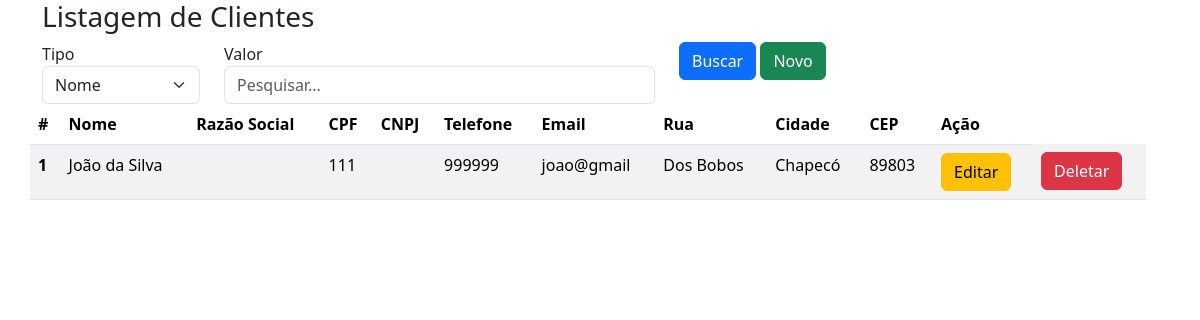
Screenshot of /cliente/ClienteList.php (signed in) with the database file from the repository.
### tables this page shows
CREATE TABLE IF NOT EXISTS `cliente` (
  `id` int NOT NULL AUTO_INCREMENT,
  `nome` varchar(50) NOT NULL DEFAULT '',
  `razao_social` varchar(100) DEFAULT '',
  `cpf` varchar(11) DEFAULT '',
  `cnpj` varchar(14) DEFAULT '',
  `telefone` varchar(20) NOT NULL DEFAULT '0',
  `email` varchar(50) NOT NULL DEFAULT '',
  `rua` varchar(50) NOT NULL DEFAULT '',
  `cidade` varchar(50) NOT NULL DEFAULT '',
  `cep` varchar(9) NOT NULL DEFAULT '',
  PRIMARY KEY (`id`) USING BTREE
);

### db.class.php (called while the page is built, shortened)
<?php
class db
{
    private $host     = 'localhost';
    private $user     = 'root';
    private $password = '';
    private $port     = '3306';
    private $dbname   = 'db_web_luiza_vitoria_banco';
    private $table_name = 'usuario';
    private $conn;
    public function __construct($table_name)
    {
        $this->table_name = $table_name;
        $this->conn = $this->connect();
    }
    private function connect()
    {
        try {
            return new PDO(
                "mysql:host=$this->host;dbname=$this->dbname;port=$this->port;charset=utf8",
                $this->user,
                $this->password,
                [
                    PDO::ATTR_ERRMODE => PDO::ERRMODE_EXCEPTION,
                ]
            );
        } catch (PDOException $e) {
            die('Erro na conexão: ' . $e->getMessage());
        }
    }
    public function all(){
        $sql = "SELECT * FROM $this->table_name";
        $st = $this->conn->prepare($sql);
        $st->execute();
        return $st->fetchAll(PDO::FETCH_CLASS);
    }
}

### cliente/ClienteList.php (the view, shortened to what this page needs)
<?php
include '../header.php';
include_once "../db.class.php";
$db = new db('cliente');
if (!empty($_POST)) {
    $dados = $db->search($_POST);
} else {
    $dados = $db->all();
}
?>
<div class="row">
    <div class="row">
        <form action="ClienteList.php" method="post">
            <div class="row">
                <h3> Listagem de Clientes</h3>
                <div class="col-2">
                    <label for="nome">Tipo</label>
                    <select name="tipo" class="form-select">
                        <option value="nome">Nome</option>
                    </select>
                </div>
                <div class="col-5">
                    <label for="email">Valor</label>
                    <input type="text" name="valor" placeholder="Pesquisar..." class="form-control" value="">
                </div>
                <div class="col-5">
                    <button type="submit" class="btn btn-primary">Buscar</button>
                    <a href="./ClienteForm.php" class="btn btn-success">Novo</a>
                </div>
            </div>
        </form>
    </div>
</div>
<div class="row">
    <table class="table table-striped table-hover">
        <thead>
            <tr>
                <th scope="col">#</th>
                <th scope="col">Nome</th>
                <th scope="col">Razão Social</th>
                <th scope="col">CPF</th>
                <th scope="col">CNPJ</th>
                <th scope="col">Telefone</th>
                <th scope="col">Email</th>
                <th scope="col">Rua</th>
                <th scope="col">Cidade</th>
                <th scope="col">CEP</th>
                <th scope="col">Ação</th>
            </tr>
        </thead>
        <tbody>
            <?php
            foreach ($dados as $item) {
                echo "<tr>
                    <th scope='row'>$item->id</th>
                    <td>$item->nome</td>
                    <td>$item->razao_social</td>
                    <td>$item->cpf</td>
                    <td>$item->cnpj</td>
                    <td>$item->telefone</td>
                    <td>$item->email</td>
                    <td>$item->rua</td>
                    <td>$item->cidade</td>
                    <td>$item->cep</td>
                   <td>
                   <a href='./ClienteForm.php?id=$item->id'
                   class='btn btn-warning' title='Editar' >Editar</a></td>
                    <td>
                    <a href='./ClienteList.php?id=$item->id'
                   class='btn btn-danger' title='Excluir'
                   onclick='return confirm(\"Deseja excluir?\")''>Deletar</a></td>
    </tr>";
            }
            ?>
        </tbody>
    </table>
    <?php
    include '../footer.php';
    ?>

### rows the page displays
cliente: id "1", nome "João da Silva", cpf "111", telefone "999999", email "joao@gmail", rua "Dos Bobos", cidade "Chapecó", cep "89803"
